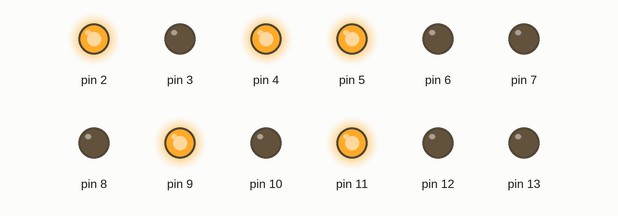
This sketch was run on a simulated Arduino Uno, built with avr-gcc and run on an emulated ATmega328P. On the bench: output pins drawn as LEDs (lit = HIGH).

Above: at 0.1 s.
Timing chart, 0 to 1.6 s (numbered marks = the images above):
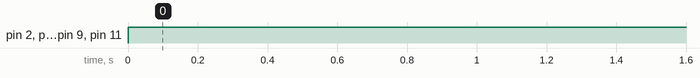

Measured:
- by itself, pin 2, pin 4, pin 5, pin 9, pin 11: LOW → HIGH at 0.00 s

The sketch:

contador.ino
```cpp
void uno(){
  digitalWrite(2, HIGH);
  digitalWrite(3, HIGH);
  digitalWrite(4, LOW);
  digitalWrite(5, HIGH);
  digitalWrite(6, HIGH);
  digitalWrite(7, HIGH);
  digitalWrite(8, LOW);
  digitalWrite(9, LOW);
  digitalWrite(10, LOW);
  digitalWrite(11, HIGH);
  digitalWrite(12, HIGH);
  digitalWrite(13, LOW);
}
void dos(){
  digitalWrite(2, HIGH);
  digitalWrite(3, LOW);
  digitalWrite(4, HIGH);
  digitalWrite(5, HIGH);
  digitalWrite(6, LOW);
  digitalWrite(7, LOW);
  digitalWrite(8, LOW);
  digitalWrite(9, LOW);
  digitalWrite(10, LOW);
  digitalWrite(11, HIGH);
  digitalWrite(12, LOW);
  digitalWrite(13, LOW);
}
void tres(){
  digitalWrite(2, HIGH);
  digitalWrite(3, LOW);
  digitalWrite(4, LOW);
  digitalWrite(5, HIGH);
  digitalWrite(6, LOW);
  digitalWrite(7, HIGH);
  digitalWrite(8, LOW);
  digitalWrite(9, LOW);
  digitalWrite(10, LOW);
  digitalWrite(11, HIGH);
  digitalWrite(12, LOW);
  digitalWrite(13, LOW);
}
void cuatro(){
  digitalWrite(2, HIGH);
  digitalWrite(3, LOW);
  digitalWrite(4, LOW);
  digitalWrite(5, HIGH);
  digitalWrite(6, HIGH);
  digitalWrite(7, HIGH);
  digitalWrite(8, LOW);
  digitalWrite(9, LOW);
  digitalWrite(10, LOW);
  digitalWrite(11, LOW);
  digitalWrite(12, HIGH);
  digitalWrite(13, LOW);
}
void cinco(){
  digitalWrite(2, HIGH);
  digitalWrite(3, LOW);
  digitalWrite(4, LOW);
  digitalWrite(5, HIGH);
  digitalWrite(6, LOW);
  digitalWrite(7, HIGH);
  digitalWrite(8, HIGH);
  digitalWrite(9, LOW);
  digitalWrite(10, LOW);
  digitalWrite(11, LOW);
  digitalWrite(12, LOW);
  digitalWrite(13, LOW);
}
void seis(){
  digitalWrite(2, HIGH);
  digitalWrite(3, LOW);
  digitalWrite(4, LOW);
  digitalWrite(5, HIGH);
  digitalWrite(6, LOW);
  digitalWrite(7, LOW);
  digitalWrite(8, HIGH);
  digitalWrite(9, LOW);
  digitalWrite(10, LOW);
  digitalWrite(11, LOW);
  digitalWrite(12, LOW);
  digitalWrite(13, LOW);
}
void siete(){
  digitalWrite(2, HIGH);
  digitalWrite(3, HIGH);
  digitalWrite(4, LOW);
  digitalWrite(5, HIGH);
  digitalWrite(6, HIGH);
  digitalWrite(7, HIGH);
  digitalWrite(8, LOW);
  digitalWrite(9, LOW);
  digitalWrite(10, LOW);
  digitalWrite(11, LOW);
  digitalWrite(12, LOW);
  digitalWrite(13, LOW);
}
void ocho(){
  digitalWrite(2, HIGH);
  digitalWrite(3, LOW);
  digitalWrite(4, LOW);
  digitalWrite(5, HIGH);
  digitalWrite(6, LOW);
  digitalWrite(7, LOW);
  digitalWrite(8, LOW);
  digitalWrite(9, LOW);
  digitalWrite(10, LOW);
  digitalWrite(11, LOW);
  digitalWrite(12, LOW);
  digitalWrite(13, LOW);
}
void nueve(){
  digitalWrite(2, HIGH);
  digitalWrite(3, LOW);
  digitalWrite(4, LOW);
  digitalWrite(5, HIGH);
  digitalWrite(6, LOW);
  digitalWrite(7, HIGH);
  digitalWrite(8, LOW);
  digitalWrite(9, LOW);
  digitalWrite(10, LOW);
  digitalWrite(11, LOW);
  digitalWrite(12, LOW);
  digitalWrite(13, LOW);
}
void cero(){
  digitalWrite(2, HIGH);
  digitalWrite(3, HIGH);
  digitalWrite(4, LOW);
  digitalWrite(5, HIGH);
  digitalWrite(6, LOW);
  digitalWrite(7, LOW);
  digitalWrite(8, LOW);
  digitalWrite(9, LOW);
  digitalWrite(10, LOW);
  digitalWrite(11, LOW);
  digitalWrite(12, LOW);
  digitalWrite(13, LOW);
}
void diez(){
  digitalWrite(2, HIGH);
  digitalWrite(3, LOW);
  digitalWrite(4, HIGH);
  digitalWrite(5, HIGH);
  digitalWrite(6, LOW);
  digitalWrite(7, LOW);
  digitalWrite(8, LOW);
  digitalWrite(9, HIGH);
  digitalWrite(10, LOW);
  digitalWrite(11, HIGH);
  digitalWrite(12, LOW);
  digitalWrite(13, LOW);
}
int x=250;
void setup(){
  pinMode(2, OUTPUT);
  pinMode(3, OUTPUT);
  pinMode(4, OUTPUT);
  pinMode(5, OUTPUT);
  pinMode(6, OUTPUT);
  pinMode(7, OUTPUT);
  pinMode(8, OUTPUT);
  pinMode(9, OUTPUT);
  pinMode(10, OUTPUT);
  pinMode(11, OUTPUT);
  pinMode(12, OUTPUT);
  pinMode(13, OUTPUT);
}
void loop(){
  diez();
}
```
